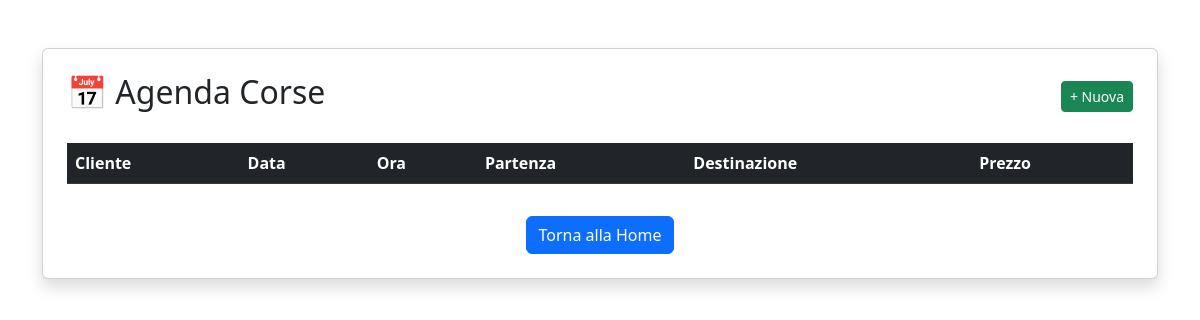
Page /agenda on the earlier database version.
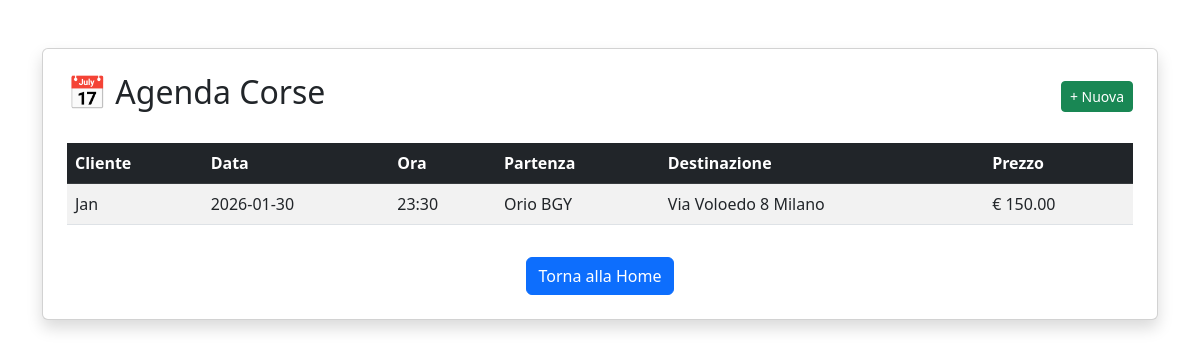
Same page on the later database version.
### tables this page shows
CREATE TABLE corse (
            id INTEGER PRIMARY KEY AUTOINCREMENT,
            cliente TEXT,
            data TEXT,
            ora TEXT,
            partenza TEXT,
            destinazione TEXT,
            prezzo REAL,
            stato TEXT
        );

### app.py (the view)
@app.route("/agenda")
def agenda():
    conn = sqlite3.connect(DB_NAME)
    cursor = conn.cursor()
    cursor.execute(
        "SELECT cliente, data, ora, partenza, destinazione, prezzo FROM corse ORDER BY data, ora"
    )
    corse = cursor.fetchall()
    conn.close()
    return render_template("agenda.html", corse=corse)

### templates/agenda.html (shortened to what this page needs)
<!DOCTYPE html>
<html lang="it">
<head>
    <link rel="stylesheet" href="https://cdn.jsdelivr.net/npm/bootstrap@5.3.0/dist/css/bootstrap.min.css">
</head>
<body class="container mt-5">
    <div class="card shadow p-4">
        <div class="d-flex justify-content-between align-items-center mb-4">
            <h2>📅 Agenda Corse</h2>
            <a href="/corsa" class="btn btn-success btn-sm">+ Nuova</a>
        </div>
        <div class="table-responsive">
            <table class="table table-hover table-striped">
                <thead class="table-dark">
                    <tr>
                        <th>Cliente</th>
                        <th>Data</th>
                        <th>Ora</th>
                        <th>Partenza</th>
                        <th>Destinazione</th>
                        <th>Prezzo</th>
                    </tr>
                </thead>
                <tbody>
                    {% for c in corse %}
                    <tr>
                        <td>{{ c[0] }}</td>
                        <td>{{ c[1] }}</td>
                        <td>{{ c[2] }}</td>
                        <td>{{ c[3] }}</td>
                        <td>{{ c[4] }}</td>
                        <td>€ {{ "%.2f"|format(c[5]) }}</td>
                    </tr>
                    {% endfor %}
                </tbody>
            </table>
        </div>
        <div class="mt-3 text-center">
            <a href="/" class="btn btn-primary">Torna alla Home</a>
        </div>
    </div>
</body>
</html>

Differences in the rows shown:
added corse: cliente "Jan", data "2026-01-30", ora "23:30", partenza "Orio BGY", destinazione "Via Voloedo 8 Milano", prezzo "150.00"
